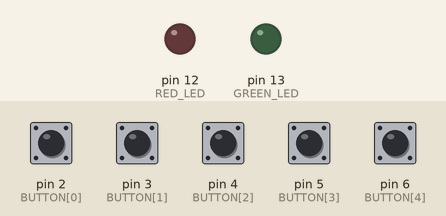
Bench run of a sketch on a simulated Arduino Uno, built with avr-gcc and run on an emulated ATmega328P. Shown: output pins drawn as LEDs (lit = HIGH). The inputs (shaded band) are chosen by the test bench; at power-on: pin 2 (BUTTON[0]), pin 3 (BUTTON[1]), pin 4 (BUTTON[2]), pin 5 (BUTTON[3]), pin 6 (BUTTON[4]) LOW.

Above: at 4.2 s.
4.3 s: pin 2 (BUTTON[0]) pulled HIGH for 0.15 s
At 10.0 s:
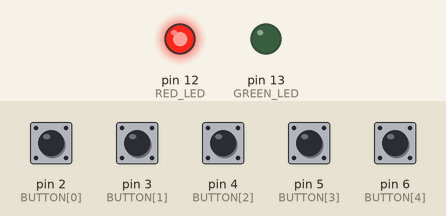
Timing chart, 0 to 11.5 s (numbered marks = the images above; inputs shaded):
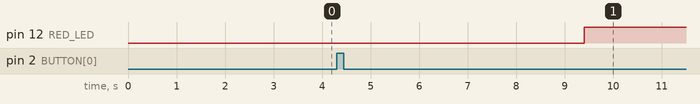

Measured:
- after the input at 4.3 s, pin 12 (RED_LED): LOW → HIGH after 5.1 s instead of 0.70 s

The sketch:

00_FSM.ino
```cpp
int currentState;
int currentSeq;

int correctSeq = 4451;

int lastPress;

int MOTOR_PIN = 11;
int RED_LED = 12;
int GREEN_LED = 13;

int BUTTON[] = { 2, 3, 4, 5, 6 };
int buttonVal[] = { 0, 0, 0, 0, 0 };

void setup() {
  for (int i = 0; i < 5; i++) {
    pinMode(BUTTON[i], INPUT);
  }
  pinMode(RED_LED, OUTPUT);
  pinMode(GREEN_LED, OUTPUT);

  currentState = 0;
  currentSeq = 0;
  lastPress = 0;
}

void loop() {
  // read all inputs
  for (int i = 0; i < 5; i++) {
    buttonVal[i] = digitalRead(BUTTON[i]);
  }

  if (buttonVal[0] == HIGH) {
    currentSeq = currentSeq * 10 + 1;
    currentState += 1;
    lastPress = millis();
  } else if (buttonVal[1] == HIGH) {
    currentSeq = currentSeq * 10 + 2;
    currentState += 1;
    lastPress = millis();
  } else if (buttonVal[2] == HIGH) {
    currentSeq = currentSeq * 10 + 3;
    currentState += 1;
    lastPress = millis();
  } else if (buttonVal[3] == HIGH) {
    currentSeq = currentSeq * 10 + 4;
    currentState += 1;
    lastPress = millis();
  } else if (buttonVal[4] == HIGH) {
    currentSeq = currentSeq * 10 + 5;
    currentState += 1;
    lastPress = millis();
  }

  // check timer
  if (millis() - lastPress > 5000) {
    currentState = 0;
    currentSeq = 0;
    lastPress = millis();
    digitalWrite(RED_LED, HIGH);
  }

  // check sequence if 4 buttons have been pressed
  if (currentState == 4) {
    if (currentSeq == correctSeq) {
      digitalWrite(MOTOR_PIN, HIGH);
      digitalWrite(GREEN_LED, HIGH);
    } else {
      digitalWrite(RED_LED, HIGH);
    }
    currentState = 0;
    currentSeq = 0;
    lastPress = millis();
  }

  delay(50);
}
```
